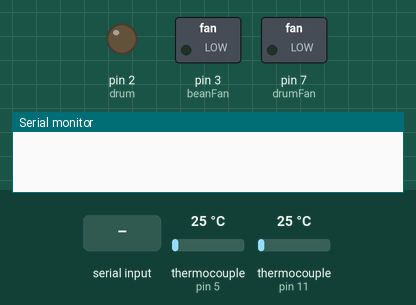
This sketch was run on a simulated Arduino Uno, built with avr-gcc and run on an emulated ATmega328P. On the bench: switched loads named in the sketch (green lamp = pin HIGH), output pins drawn as LEDs (lit = HIGH), the last lines printed to the serial monitor. The inputs (shaded band) are chosen by the test bench; at power-on: thermocouple (sensors on pin 5, pin 11) 25 °C.

Above: at 1.2 s.
1.3 s: "AirflowOff\n" received over the second serial link
At 2.1 s:
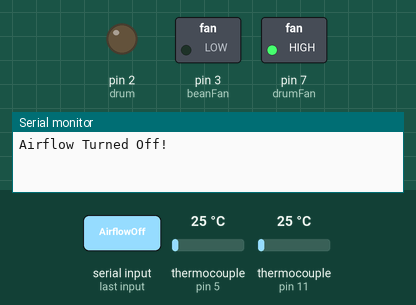
3.0 s: "MotorOff\n" received over the second serial link
At 4.3 s:
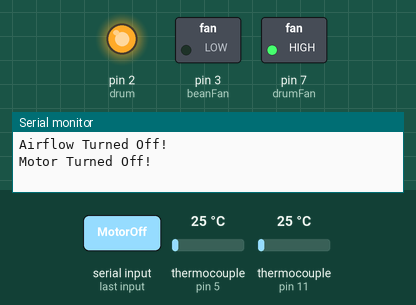
4.6 s: "AirflowOn\n" received over the second serial link
At 5.4 s:
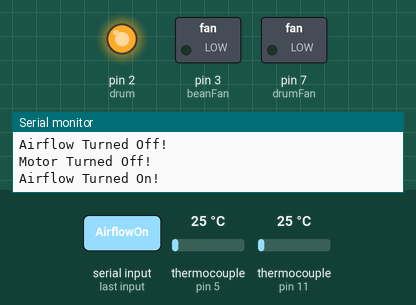
6.1 s: "CoolerOff\n" received over the second serial link
At 7.4 s:
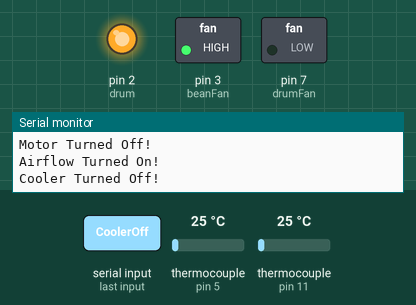
7.7 s: "MotorOn\n" received over the second serial link
At 8.8 s:
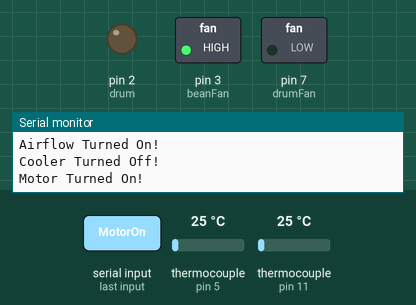
9.3 s: "AirflowOff\n" received over the second serial link
At 9.8 s:
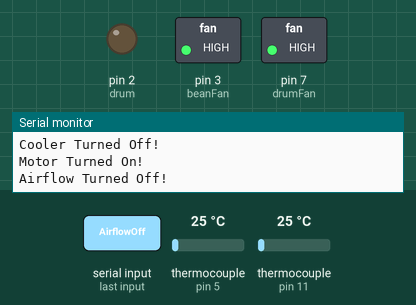
Timing chart, 0 to 11.8 s (numbered marks = the images above; inputs shaded):
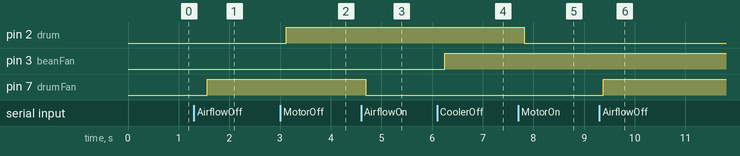

The sketch:

Arduino.ino
```cpp
#include "max6675.h"
#include "SoftwareSerial.h"

SoftwareSerial lcd(8,9);
String getNex, preNex, nextionData;

//Start of TempSensor Init...
int beanDO = 4;
int beanCS = 5;
int beanCLK = 6;

int drumDO = 12;
int drumCS = 11;
int drumCLK = 10;
//End of TempSensor Init...

int drum = 2;
int beanFan = 3;
int drumFan = 7;

int beanTemp;
int drumTemp;

int c;
int e;
int progBar=0;

// For changing color in the Nextion
int redClr = 47104;
int blkClr = 12610;

int maxRange = 150; // For converting temperature...
float beanBar;
float drumBar;

MAX6675 beantemp(beanCLK, beanCS, beanDO);
MAX6675 drumtemp(drumCLK, drumCS, drumDO);

void setup() {
  Serial.begin(9600);
  lcd.begin(9600);
  pinMode(drum, OUTPUT);
  pinMode(beanFan, OUTPUT);
  pinMode(drumFan, OUTPUT);
}

void loop() {
  updateTemp();
  checkNextionCmd();
}

void checkNextionCmd() {
   //if (lcd.available()) {
    // Read the received data as a string
   // String data = lcd.readStringUntil('\n');
   // Serial.println(data);
  //}
  if (lcd.available()) {
    String data = lcd.readStringUntil('\n'); // Read data until newline

    //Airflow Control
    if (data.indexOf("AirflowOn") != -1) {
      // Perform actions relevant to the specific button touch
      digitalWrite(drumFan, LOW);
      Serial.println("Airflow Turned On!");}
    if (data.indexOf("AirflowOff") != -1) {
      // Perform actions relevant to the specific button touch
      digitalWrite(drumFan, HIGH);
      Serial.println("Airflow Turned Off!");}

    //Motor Control
    if (data.indexOf("MotorOn") != -1) {
      // Perform actions relevant to the specific button touch
      digitalWrite(drum, LOW);
      Serial.println("Motor Turned On!");}
    if (data.indexOf("MotorOff") != -1) {
      // Perform actions relevant to the specific button touch
      digitalWrite(drum, HIGH);
      Serial.println("Motor Turned Off!");}

    //Cooler Control
    if (data.indexOf("CoolerOn") != -1) {
      // Perform actions relevant to the specific button touch
      digitalWrite(beanFan, LOW);
      Serial.println("Cooler Turned On!");}
    if (data.indexOf("CoolerOff") != -1) {
      // Perform actions relevant to the specific button touch
      digitalWrite(beanFan, HIGH);
      Serial.println("Cooler Turned Off!");
    } else {
      // Ignore other commands or data
    }
  }
}

void updateTemp() {
   // basic readout test, just print the current temp
  beanTemp = beantemp.readCelsius();
  drumTemp = drumtemp.readCelsius();
  if(beanTemp > 200)
  {
    txtCMD("beanLabel.pco=53800");
    valCMD("beanLabel.val=", beanTemp);
    valCMD("page0.beanGlobal.val=", beanTemp);
  }
  if(beanTemp <= 200)
  {
    txtCMD("beanLabel.pco=8484");
    valCMD("beanLabel.val=", beanTemp);
    valCMD("page0.beanGlobal.val=", beanTemp);
  }
   if(drumTemp > 200)
  {
    txtCMD("drumLabel.pco=53800");
    valCMD("drumLabel.val=", drumTemp);
    valCMD("page0.drumGlobal.val=", drumTemp);
  }
  if(drumTemp <= 200)
  {
    txtCMD("drumLabel.pco=8484");
    valCMD("drumLabel.val=", drumTemp);
    valCMD("page0.drumGlobal.val=", drumTemp);
  }
    // For the MAX6675 to update, you must delay AT LEAST 250ms between reads!
    delay(250);
}

void valCMD(String cmd, int val) {
  lcd.print(cmd);
  lcd.print(val);
  lcd.write(0xff);
  lcd.write(0xff);
  lcd.write(0xff);
}

void txtCMD(String cmd) {
  lcd.print(cmd);
  lcd.write(0xff);
  lcd.write(0xff);
  lcd.write(0xff);
}

void error(){

}

float convertValue(int maxRange) {
  float progressValue = (float)maxRange / 250.0 * 100.0;
  return progressValue;
}
```

Measured:
- after the input at 1.3 s, pin 7 (drumFan): LOW → HIGH after 0.26 s
- after the input at 3.0 s, pin 2 (drum): LOW → HIGH after 0.13 s
- after the input at 4.6 s, pin 7 (drumFan): HIGH → LOW after 0.09 s
- after the input at 6.1 s, pin 3 (beanFan): LOW → HIGH after 0.15 s
- after the input at 7.7 s, pin 2 (drum): HIGH → LOW after 0.12 s
- after the input at 9.3 s, pin 7 (drumFan): LOW → HIGH after 0.08 s
